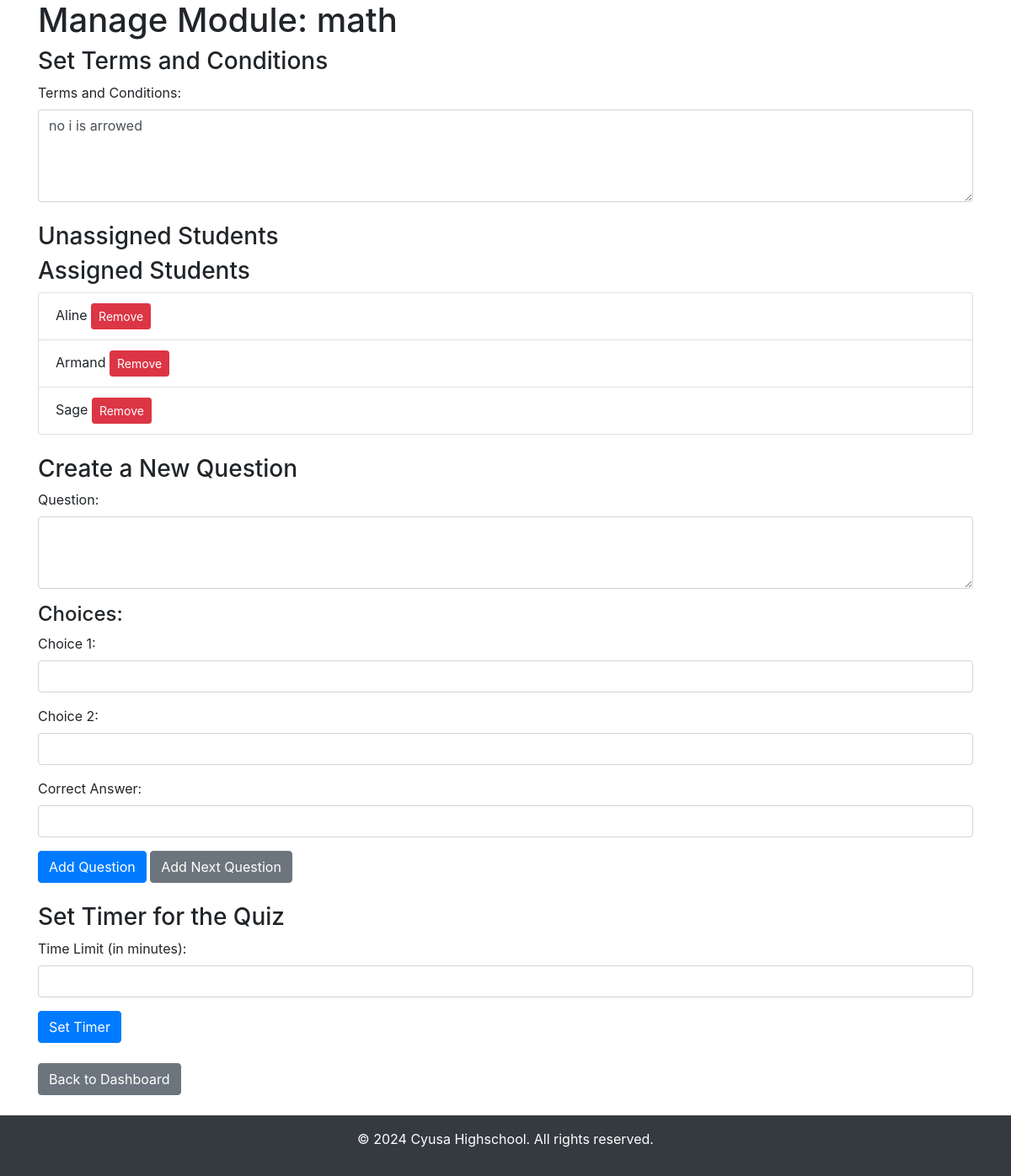
/teacher/module/1 (signed in), run on an earlier commit of the app's database.
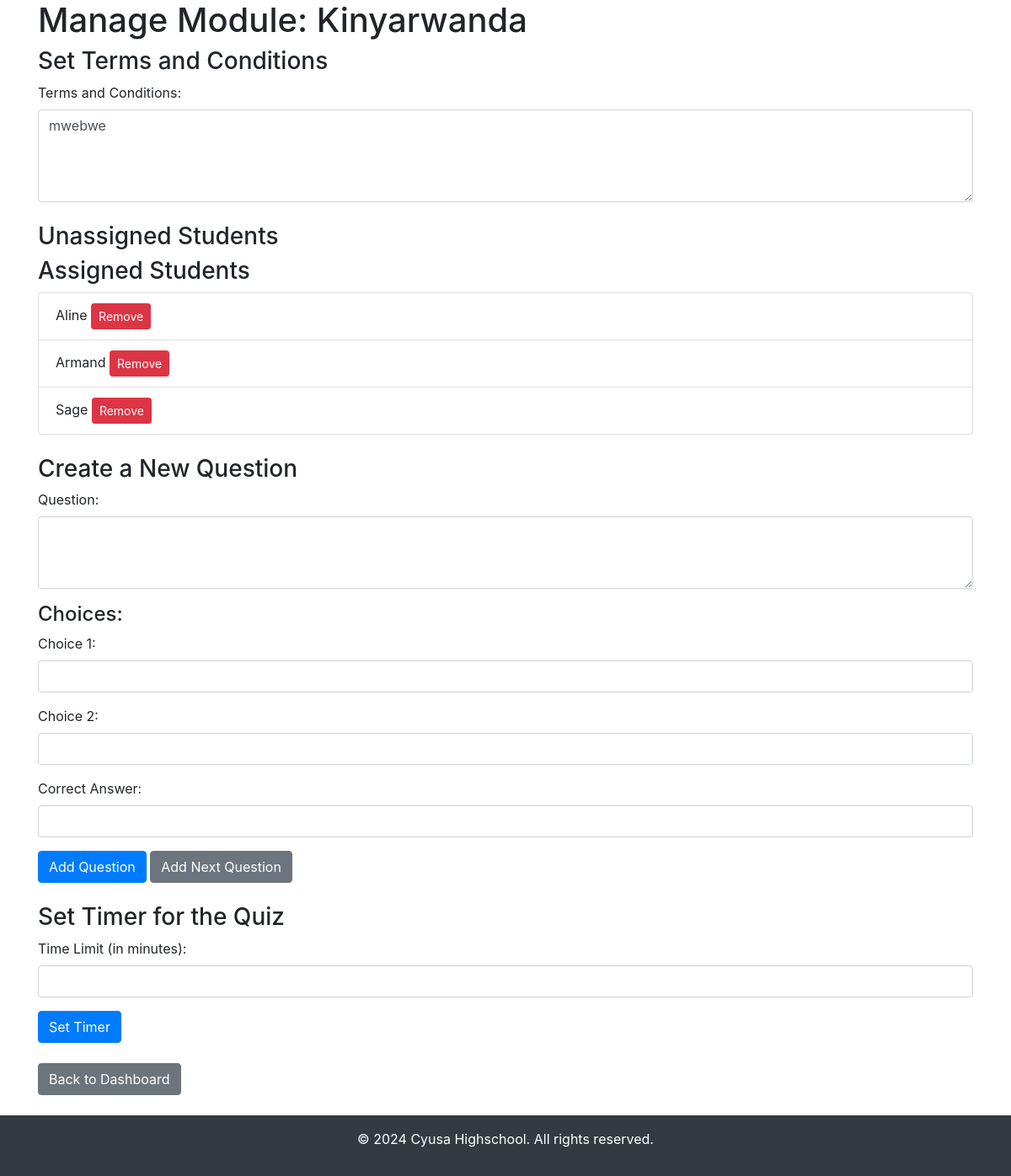
And on a later commit of the database.
### app.py (models this page shows)
class Module(db.Model):
    id = db.Column(db.Integer, primary_key=True)
    title = db.Column(db.String(100), nullable=False)
    terms_conditions = db.Column(db.Text, nullable=False)
    quizzes = db.relationship('Quiz', backref='module', lazy=True)

### app.py (the view, shortened to what this page needs)
@app.route('/teacher/module/<int:module_id>', methods=['GET', 'POST'])
@login_required
def manage_module(module_id):
    if current_user.role != 'teacher':
        return redirect(url_for('login'))
    module = Module.query.get(module_id)
    quiz = Quiz.query.filter_by(module_id=module_id).first()
    if not quiz:
        quiz = Quiz(title=f"{module.title} Quiz", module_id=module_id)
        db.session.add(quiz)
        db.session.commit()
    print(f"Quiz created: {quiz.title} for module {quiz.module_id}")
    all_students = User.query.filter_by(role='student').all()
    assigned_students = module.students
    unassigned_students = [student for student in all_students if student not in assigned_students]
    pass
    return render_template('manage_module.html', module=module, assigned_students=assigned_students, unassigned_students=unassigned_students)

### app.py (called while the page is built)
@login_manager.user_loader
def load_user(user_id):
    return User.query.get(int(user_id))

### templates/manage_module.html (shortened to what this page needs)
<!DOCTYPE html>
<html lang="en">
<head>
    <link rel="stylesheet" href="https://stackpath.bootstrapcdn.com/bootstrap/4.5.2/css/bootstrap.min.css">
</head>
<body>
    <div class="container">
        <h1>Manage Module: {{ module.title }}</h1>
        <h3>Set Terms and Conditions</h3>
        <form action="{{ url_for('set_terms_conditions', module_id=module.id) }}" method="POST">
            <div class="form-group">
                <label for="terms_conditions">Terms and Conditions:</label>
                <textarea class="form-control" id="terms_conditions" name="terms_conditions" rows="4" required>{{ module.terms_conditions }}</textarea>
            </div>
        </form>
        <h3 class="mt-4">Unassigned Students</h3>
        <h3>Assigned Students</h3>
        <ul class="list-group">
            {% for student in assigned_students %}
            <li class="list-group-item">
                {{ student.username }}
                <form action="{{ url_for('remove_student', module_id=module.id, student_id=student.id) }}" method="POST" style="display:inline;">
                    <button type="submit" class="btn btn-danger btn-sm">Remove</button>
                </form>
            </li>
            {% endfor %}
        </ul>
         <h3 class="mt-4" id="current-question-title">Create a New Question</h3>
         <form id="question-form" action="{{ url_for('add_question', module_id=module.id) }}" method="POST">
             <div class="form-group">
                 <label for="question_text">Question:</label>
                 <textarea class="form-control" id="question_text" name="question_text" rows="3" required></textarea>
             </div>
             <h4>Choices:</h4>
             <div id="choices_container">
                 <div class="form-group">
                     <label for="choice1">Choice 1:</label>
                     <input type="text" class="form-control" id="choice1" name="choices[]" required>
                 </div>
                 <div class="form-group">
                     <label for="choice2">Choice 2:</label>
                     <input type="text" class="form-control" id="choice2" name="choices[]" required>
                 </div>
             </div>
             <div class="form-group">
                 <label for="correct_answer">Correct Answer:</label>
                 <input type="text" class="form-control" id="correct_answer" name="correct_answer" required>
             </div>
             <button type="submit" class="btn btn-primary">Add Question</button>
             <button type="button" id="next-question" class="btn btn-secondary">Add Next Question</button>
         </form>
         <h3 class="mt-4">Set Timer for the Quiz</h3>
         <form action="{{ url_for('set_timer', module_id=module.id) }}" method="POST">
             <div class="form-group">
                 <label for="time_limit">Time Limit (in minutes):</label>
                 <input type="number" class="form-control" id="time_limit" name="time_limit" required>
             </div>
             <button type="submit" class="btn btn-primary">Set Timer</button>
         </form>
         <a href="{{ url_for('teacher_dashboard') }}" class="btn btn-secondary mt-4">Back to Dashboard</a>
     </div>
     <footer class="bg-dark text-white text-center py-3 mt-4">
         <p>© 2024 Cyusa Highschool. All rights reserved.</p>
     </footer>
 </body>
 </html>

What changed in the data, as far as the page shows it:
changed Module: title "math" → "Kinyarwanda"; terms_conditions "no i is arrowed" → "mwebwe"
